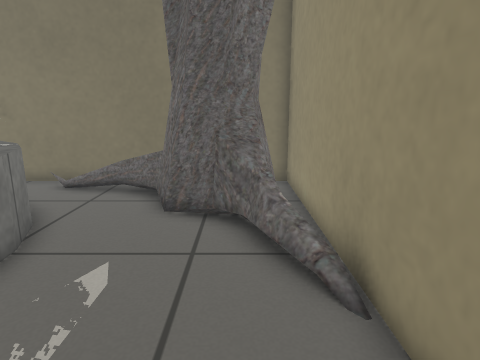
view 1 (above)

16 first-person views from a walk through a Gazebo world. The camera is 0.71 m above the floor, tilts 12° down and sees 75° across. Floor lines are 1 m apart. The floor is counted in squares, 0.25 m on a side. Each view is taken from the middle of a square. On the plan, view 1 faces up. The plan holds only what a view shows up to about 20 squares ahead; the rest is blank. The place goes on beyond the plan. Some stock models are drawn as simple stand-ins. Some surface patterns are stand-ins.

view 2
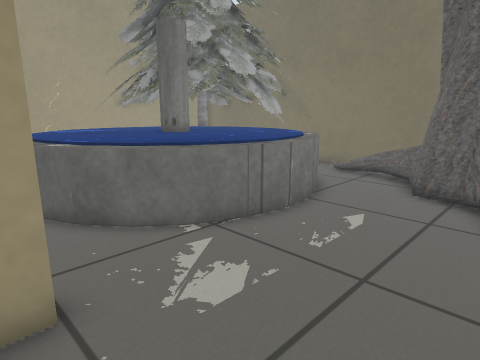

view 3
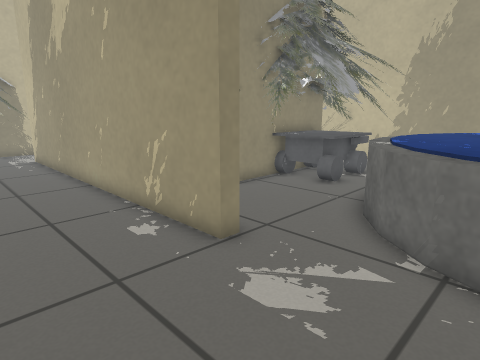

view 4
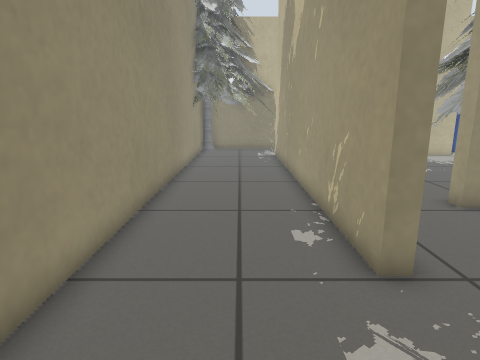

view 5
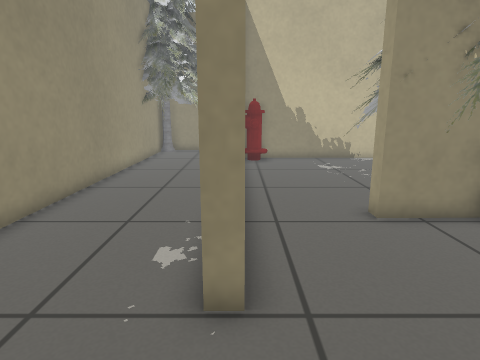

view 6
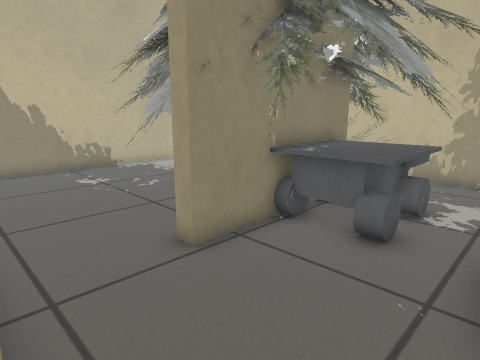

view 7
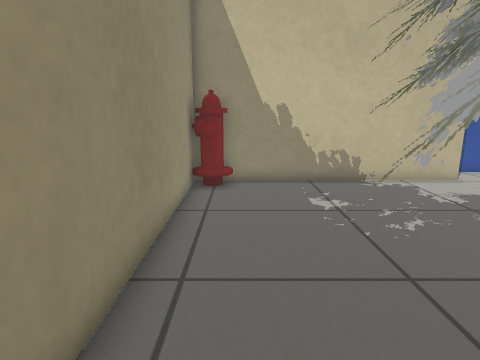

view 8
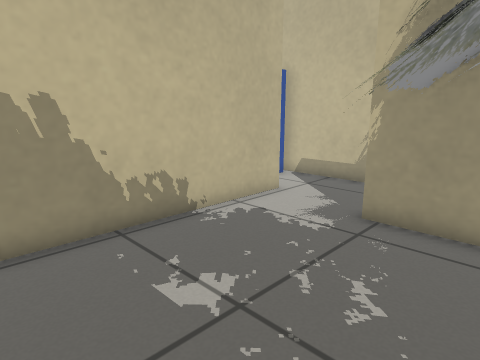

view 9
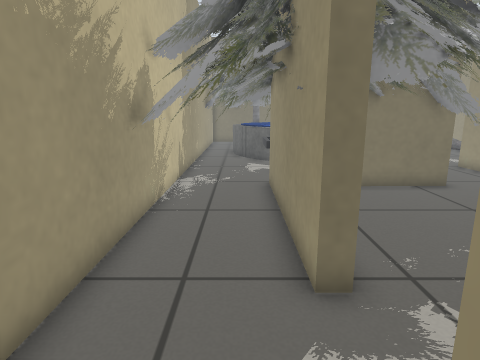

view 10
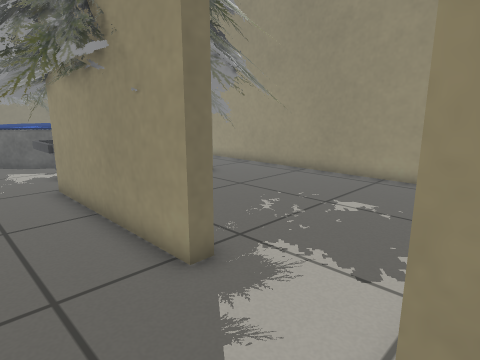

view 11
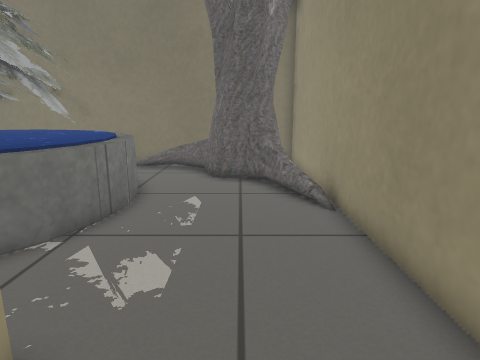

view 12
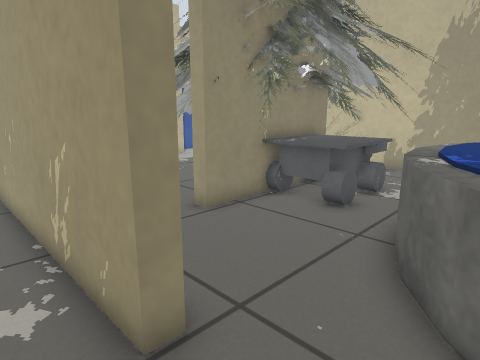

view 13
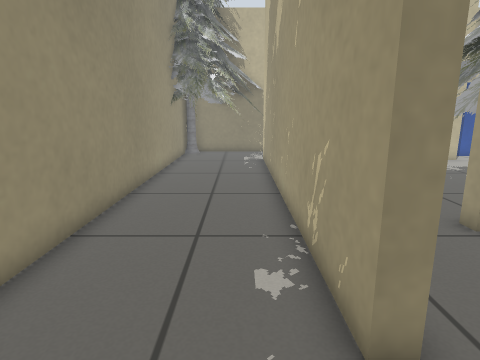

view 14
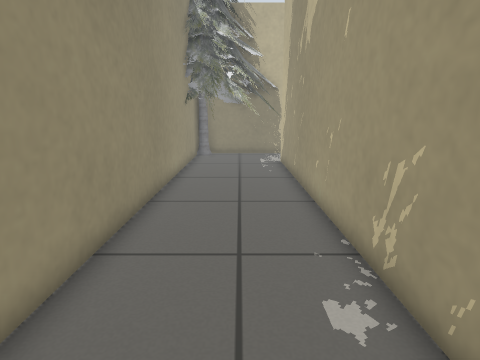

view 15
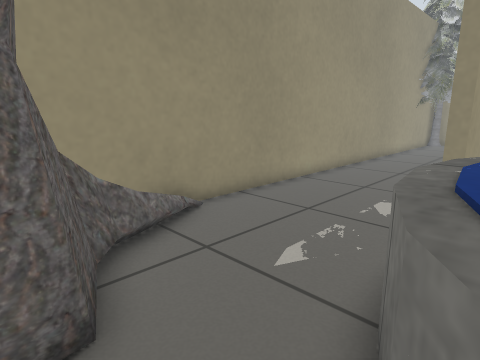

view 16
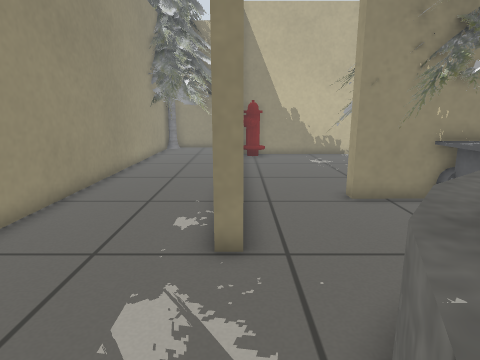

### Floor plan
Points are (right, up) in squares from view 1. A wall is a line through its corners. A room is listed if a view was taken in it or the views show most of it. See-through windows are left out.
Room 1 (views 1, 2, 3, 4, 5, 6, 7, 11, 12, 13, 14, 15, 16)
walls: (-4.1, -5.6) (-4.1, -2.1) (-3.5, -2.1) (-3.5, -18.5); (-1.1, 8.4) (-1.5, 9.4) (-2.2, 9.5); (-1.3, 9.3) (-1.9, 10.2); (-0.1, 8.6) (-1.2, 8.7); (-1.6, 9.6) (-2, 9.6); (0.1, 8.7) (-1.8, 9.2); (0.1, 8.8) (-1.7, 9); (-2.3, 13.1) (-9.5, 13.1); (-18.8, 5.5) (-18.8, -5.6); (2, -15.5) (2, 12)
low walls: (1, 5.4) (0, 7); (1.2, 5.5) (0.5, 6.4) (0.2, 7.4) (-0.8, 8.4); (0.9, 6) (0.1, 7.3); (0.5, 7) (0.2, 7.6); (-2.2, 9) (-2.5, 9.5); (0.3, 7.6) (-0.8, 8.4); (-0.9, 8.5) (-2.1, 9) (-2.7, 10.3) (-4.2, 11.3) (-5.1, 11.5); (-1.7, 9) (-2.2, 9.9); (-1.9, 9.1) (-2.4, 10.2); (-0.4, 8.3) (-0.9, 8.8) (-1, 8.8); (-0.8, 8.7) (-1.7, 9.1); (-1.5, 9.2) (-2.1, 10.1); (-2, 9.6) (-2.2, 10.2)
ways out: opening at (-6, -6) to room 2
objects: pine tree (-19, -14) to (-7, -2); pine tree (-19, 4) to (-9, 13); fountain (-15, -1) to (-5, 9); pine tree (-4, -22) to (2, -16)
Room 2 (view 8)
walls: (-15.5, -18.3) (-4.1, -18.3) (-4.1, -5.6); (-18.8, -10.5) (-18.8, -17.4)
ways out: opening at (-6, -6) to room 1; opening at (-17, -18.5) to room 3
objects: fire hydrant (-5, -18) to (-5, -17)
Room 3 (views 9, 10)
walls: (-18.8, -17.4) (-18.8, -20.9)
low walls: (-15.5, -18.9) (-15.5, -18.3)
ways out: opening at (-17, -18.5) to room 2
objects: postbox (-18, -20) to (-17, -20)

Where each view was taken, in squares from view 1:
view 1: 0 up, 0 right, facing up
view 2: 3 down, 1 right, facing up-left
view 3: 3 up, 1 right, facing down-left
view 4: 3 up, 1 left, facing down
view 5: 2 up, 4 left, facing down
view 6: 1 down, 4 left, facing down-left
view 7: 5 down, 6 left, facing down
view 8: 11 down, 6 left, facing down-left
view 9: 19 down, 16 left, facing up
view 10: 19 down, 18 left, facing up-right
view 11: 5 down, 1 left, facing up
view 12: 1 up, 2 left, facing down-left
view 13: 1 up, 2 left, facing down
view 14: 0 up, 1 left, facing down
view 15: 10 up, 6 left, facing down-right
view 16: 4 up, 4 left, facing down
